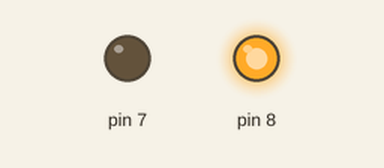
The sketch below on a simulated Arduino Uno, built with avr-gcc and run on an emulated ATmega328P. On the bench: output pins drawn as LEDs (lit = HIGH).

Above: at 1.0 s.
At 3.0 s:
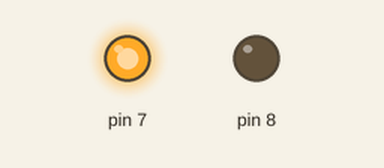
At 4.5 s:
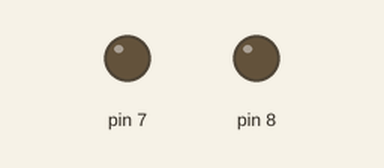
Timing chart, 0 to 6.5 s (numbered marks = the images above):
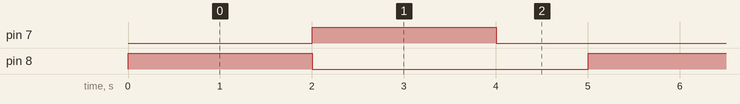

The sketch:

dc_motor_rotating1.ino
```cpp
// C++ code
//
void setup()
{
  pinMode(8,OUTPUT);
  pinMode(7,OUTPUT);
}

void loop()
{
  digitalWrite(8, HIGH);// Wait for 1000 millisecond(s)
  digitalWrite(7, LOW);
  delay(2000); // Wait for 1000 millisecond(s)
  digitalWrite(8, LOW);// Wait for 1000 millisecond(s)
  digitalWrite(7, HIGH);
  delay(2000); // Wait for 1000 millisecond(s)
  digitalWrite(8, LOW);// Wait for 1000 millisecond(s)
  digitalWrite(7, LOW);
  delay(1000); // Wait for 1000 millisecond(s)
}
```

Measured:
- by itself, pin 7, pin 8: alternates HIGH for 2.0 s and LOW for 3.0 s
- by itself, everything shown: repeats every 5.0 s, in 3 steps
